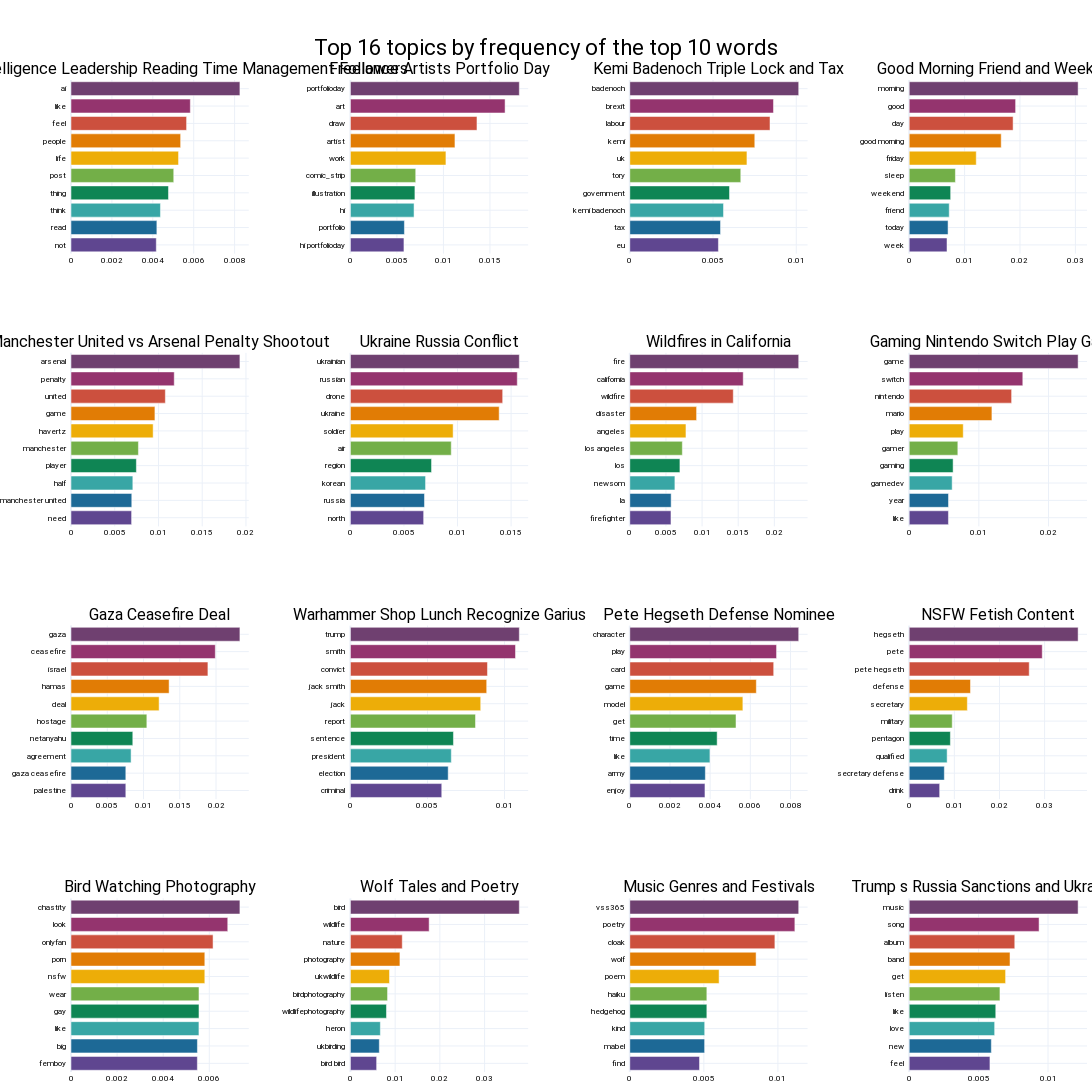

Notebook cell for this chart:
### Code cell
import plotly.express as px

top_n_topics = 16
n_words = 10

fig_barchart = topic_model.visualize_barchart(
    top_n_topics = top_n_topics, 
    n_words = n_words,           
    custom_labels=True,          
    title=f"Top {top_n_topics} topics by frequency of the top {n_words} words",
    width=300,
    height=300,
)

fig_barchart.update_layout(
    margin=dict(l=0, r=0, t=80, b=20),
    font=dict(
        family="Roboto",
        size=8,
        color="#000000"
    ),
    
)

color_sequence = px.colors.qualitative.Prism
fig_barchart.update_traces(marker_color=color_sequence)

fig_barchart.show()

### Figure 1 — Plotly figure (JSON) as saved in the notebook; plotly's stock layout.template omitted (floating-point values rounded to 4 significant figures)
{"data": [{"marker": {"color": ["rgb(95, 70, 144)", "rgb(29, 105, 150)", "rgb(56, 166, 165)", "rgb(15, 133, 84)", "rgb(115, 175, 72)", "rgb(237, 173, 8)", "rgb(225, 124, 5)", "rgb(204, 80, 62)", "rgb(148, 52, 110)", "rgb(111, 64, 112)", "rgb(102, 102, 102)"]}, "orientation": "h", "type": "bar", "x": [0.00417, 0.004198, 0.004374, 0.004766, 0.005023, 0.005258, 0.00536, 0.005651, 0.005834, 0.008259], "xaxis": "x", "y": ["not  ", "read  ", "think  ", "thing  ", "post  ", "life  ", "people  ", "feel  ", "like  ", "ai  "], "yaxis": "y"}, {"marker": {"color": ["rgb(95, 70, 144)", "rgb(29, 105, 150)", "rgb(56, 166, 165)", "rgb(15, 133, 84)", "rgb(115, 175, 72)", "rgb(237, 173, 8)", "rgb(225, 124, 5)", "rgb(204, 80, 62)", "rgb(148, 52, 110)", "rgb(111, 64, 112)", "rgb(102, 102, 102)"]}, "orientation": "h", "type": "bar", "x": [0.005755, 0.005806, 0.006842, 0.006935, 0.007021, 0.01027, 0.01124, 0.01361, 0.01663, 0.01816], "xaxis": "x2", "y": ["hi portfolioday  ", "portfolio  ", "hi  ", "illustration  ", "comic_strip  ", "work  ", "artist  ", "draw  ", "art  ", "portfolioday  "], "yaxis": "y2"}, {"marker": {"color": ["rgb(95, 70, 144)", "rgb(29, 105, 150)", "rgb(56, 166, 165)", "rgb(15, 133, 84)", "rgb(115, 175, 72)", "rgb(237, 173, 8)", "rgb(225, 124, 5)", "rgb(204, 80, 62)", "rgb(148, 52, 110)", "rgb(111, 64, 112)", "rgb(102, 102, 102)"]}, "orientation": "h", "type": "bar", "x": [0.005323, 0.005451, 0.00563, 0.00599, 0.006667, 0.007037, 0.007509, 0.008423, 0.008631, 0.01015], "xaxis": "x3", "y": ["eu  ", "tax  ", "kemi badenoch  ", "government  ", "tory  ", "uk  ", "kemi  ", "labour  ", "brexit  ", "badenoch  "], "yaxis": "y3"}, {"marker": {"color": ["rgb(95, 70, 144)", "rgb(29, 105, 150)", "rgb(56, 166, 165)", "rgb(15, 133, 84)", "rgb(115, 175, 72)", "rgb(237, 173, 8)", "rgb(225, 124, 5)", "rgb(204, 80, 62)", "rgb(148, 52, 110)", "rgb(111, 64, 112)", "rgb(102, 102, 102)"]}, "orientation": "h", "type": "bar", "x": [0.006823, 0.007016, 0.007226, 0.007484, 0.008341, 0.01211, 0.01661, 0.01876, 0.01921, 0.03049], "xaxis": "x4", "y": ["week  ", "today  ", "friend  ", "weekend  ", "sleep  ", "friday  ", "good morning  ", "day  ", "good  ", "morning  "], "yaxis": "y4"}, {"marker": {"color": ["rgb(95, 70, 144)", "rgb(29, 105, 150)", "rgb(56, 166, 165)", "rgb(15, 133, 84)", "rgb(115, 175, 72)", "rgb(237, 173, 8)", "rgb(225, 124, 5)", "rgb(204, 80, 62)", "rgb(148, 52, 110)", "rgb(111, 64, 112)", "rgb(102, 102, 102)"]}, "orientation": "h", "type": "bar", "x": [0.006928, 0.006949, 0.007069, 0.007475, 0.007707, 0.009392, 0.009594, 0.01079, 0.0118, 0.01931], "xaxis": "x5", "y": ["need  ", "manchester united  ", "half  ", "player  ", "manchester  ", "havertz  ", "game  ", "united  ", "penalty  ", "arsenal  "], "yaxis": "y5"}, {"marker": {"color": ["rgb(95, 70, 144)", "rgb(29, 105, 150)", "rgb(56, 166, 165)", "rgb(15, 133, 84)", "rgb(115, 175, 72)", "rgb(237, 173, 8)", "rgb(225, 124, 5)", "rgb(204, 80, 62)", "rgb(148, 52, 110)", "rgb(111, 64, 112)", "rgb(102, 102, 102)"]}, "orientation": "h", "type": "bar", "x": [0.006838, 0.006915, 0.007016, 0.007574, 0.009416, 0.00959, 0.01389, 0.01422, 0.01558, 0.01577], "xaxis": "x6", "y": ["north  ", "russia  ", "korean  ", "region  ", "air  ", "soldier  ", "ukraine  ", "drone  ", "russian  ", "ukrainian  "], "yaxis": "y6"}, {"marker": {"color": ["rgb(95, 70, 144)", "rgb(29, 105, 150)", "rgb(56, 166, 165)", "rgb(15, 133, 84)", "rgb(115, 175, 72)", "rgb(237, 173, 8)", "rgb(225, 124, 5)", "rgb(204, 80, 62)", "rgb(148, 52, 110)", "rgb(111, 64, 112)", "rgb(102, 102, 102)"]}, "orientation": "h", "type": "bar", "x": [0.005697, 0.005721, 0.00624, 0.006935, 0.00727, 0.007771, 0.009242, 0.01432, 0.01569, 0.02337], "xaxis": "x7", "y": ["firefighter  ", "la  ", "newsom  ", "los  ", "los angeles  ", "angeles  ", "disaster  ", "wildfire  ", "california  ", "fire  "], "yaxis": "y7"}, {"marker": {"color": ["rgb(95, 70, 144)", "rgb(29, 105, 150)", "rgb(56, 166, 165)", "rgb(15, 133, 84)", "rgb(115, 175, 72)", "rgb(237, 173, 8)", "rgb(225, 124, 5)", "rgb(204, 80, 62)", "rgb(148, 52, 110)", "rgb(111, 64, 112)", "rgb(102, 102, 102)"]}, "orientation": "h", "type": "bar", "x": [0.005632, 0.005641, 0.006166, 0.006305, 0.00698, 0.007757, 0.01187, 0.0147, 0.01631, 0.02425], "xaxis": "x8", "y": ["like  ", "year  ", "gamedev  ", "gaming  ", "gamer  ", "play  ", "mario  ", "nintendo  ", "switch  ", "game  "], "yaxis": "y8"}, {"marker": {"color": ["rgb(95, 70, 144)", "rgb(29, 105, 150)", "rgb(56, 166, 165)", "rgb(15, 133, 84)", "rgb(115, 175, 72)", "rgb(237, 173, 8)", "rgb(225, 124, 5)", "rgb(204, 80, 62)", "rgb(148, 52, 110)", "rgb(111, 64, 112)", "rgb(102, 102, 102)"]}, "orientation": "h", "type": "bar", "x": [0.007561, 0.007561, 0.008288, 0.008522, 0.01046, 0.01215, 0.01353, 0.01888, 0.0199, 0.0233], "xaxis": "x9", "y": ["palestine  ", "gaza ceasefire  ", "agreement  ", "netanyahu  ", "hostage  ", "deal  ", "hamas  ", "israel  ", "ceasefire  ", "gaza  "], "yaxis": "y9"}, {"marker": {"color": ["rgb(95, 70, 144)", "rgb(29, 105, 150)", "rgb(56, 166, 165)", "rgb(15, 133, 84)", "rgb(115, 175, 72)", "rgb(237, 173, 8)", "rgb(225, 124, 5)", "rgb(204, 80, 62)", "rgb(148, 52, 110)", "rgb(111, 64, 112)", "rgb(102, 102, 102)"]}, "orientation": "h", "type": "bar", "x": [0.005927, 0.006345, 0.006547, 0.006686, 0.008116, 0.008455, 0.008844, 0.008893, 0.01071, 0.01096], "xaxis": "x10", "y": ["criminal  ", "election  ", "president  ", "sentence  ", "report  ", "jack  ", "jack smith  ", "convict  ", "smith  ", "trump  "], "yaxis": "y10"}, {"marker": {"color": ["rgb(95, 70, 144)", "rgb(29, 105, 150)", "rgb(56, 166, 165)", "rgb(15, 133, 84)", "rgb(115, 175, 72)", "rgb(237, 173, 8)", "rgb(225, 124, 5)", "rgb(204, 80, 62)", "rgb(148, 52, 110)", "rgb(111, 64, 112)", "rgb(102, 102, 102)"]}, "orientation": "h", "type": "bar", "x": [0.003741, 0.00376, 0.003989, 0.004348, 0.005287, 0.005628, 0.006298, 0.007162, 0.007305, 0.008408], "xaxis": "x11", "y": ["enjoy  ", "army  ", "like  ", "time  ", "get  ", "model  ", "game  ", "card  ", "play  ", "character  "], "yaxis": "y11"}, {"marker": {"color": ["rgb(95, 70, 144)", "rgb(29, 105, 150)", "rgb(56, 166, 165)", "rgb(15, 133, 84)", "rgb(115, 175, 72)", "rgb(237, 173, 8)", "rgb(225, 124, 5)", "rgb(204, 80, 62)", "rgb(148, 52, 110)", "rgb(111, 64, 112)", "rgb(102, 102, 102)"]}, "orientation": "h", "type": "bar", "x": [0.006748, 0.007783, 0.008403, 0.009123, 0.009534, 0.01288, 0.01357, 0.02659, 0.02948, 0.03742], "xaxis": "x12", "y": ["drink  ", "secretary defense  ", "qualified  ", "pentagon  ", "military  ", "secretary  ", "defense  ", "pete hegseth  ", "pete  ", "hegseth  "], "yaxis": "y12"}, {"marker": {"color": ["rgb(95, 70, 144)", "rgb(29, 105, 150)", "rgb(56, 166, 165)", "rgb(15, 133, 84)", "rgb(115, 175, 72)", "rgb(237, 173, 8)", "rgb(225, 124, 5)", "rgb(204, 80, 62)", "rgb(148, 52, 110)", "rgb(111, 64, 112)", "rgb(102, 102, 102)"]}, "orientation": "h", "type": "bar", "x": [0.005482, 0.005485, 0.005551, 0.005553, 0.005553, 0.005807, 0.005807, 0.006164, 0.006801, 0.007329], "xaxis": "x13", "y": ["femboy  ", "big  ", "like  ", "gay  ", "wear  ", "nsfw  ", "porn  ", "onlyfan  ", "look  ", "chastity  "], "yaxis": "y13"}, {"marker": {"color": ["rgb(95, 70, 144)", "rgb(29, 105, 150)", "rgb(56, 166, 165)", "rgb(15, 133, 84)", "rgb(115, 175, 72)", "rgb(237, 173, 8)", "rgb(225, 124, 5)", "rgb(204, 80, 62)", "rgb(148, 52, 110)", "rgb(111, 64, 112)", "rgb(102, 102, 102)"]}, "orientation": "h", "type": "bar", "x": [0.005864, 0.00646, 0.006696, 0.008063, 0.008306, 0.008735, 0.01107, 0.01159, 0.0176, 0.03776], "xaxis": "x14", "y": ["bird bird  ", "ukbirding  ", "heron  ", "wildlifephotography  ", "birdphotography  ", "ukwildlife  ", "photography  ", "nature  ", "wildlife  ", "bird  "], "yaxis": "y14"}, {"marker": {"color": ["rgb(95, 70, 144)", "rgb(29, 105, 150)", "rgb(56, 166, 165)", "rgb(15, 133, 84)", "rgb(115, 175, 72)", "rgb(237, 173, 8)", "rgb(225, 124, 5)", "rgb(204, 80, 62)", "rgb(148, 52, 110)", "rgb(111, 64, 112)", "rgb(102, 102, 102)"]}, "orientation": "h", "type": "bar", "x": [0.004705, 0.00505, 0.005055, 0.005202, 0.005202, 0.006028, 0.008526, 0.009795, 0.01114, 0.0114], "xaxis": "x15", "y": ["find  ", "mabel  ", "kind  ", "hedgehog  ", "haiku  ", "poem  ", "wolf  ", "cloak  ", "poetry  ", "vss365  "], "yaxis": "y15"}, {"marker": {"color": ["rgb(95, 70, 144)", "rgb(29, 105, 150)", "rgb(56, 166, 165)", "rgb(15, 133, 84)", "rgb(115, 175, 72)", "rgb(237, 173, 8)", "rgb(225, 124, 5)", "rgb(204, 80, 62)", "rgb(148, 52, 110)", "rgb(111, 64, 112)", "rgb(102, 102, 102)"]}, "orientation": "h", "type": "bar", "x": [0.005817, 0.005918, 0.006156, 0.006236, 0.006538, 0.006945, 0.007263, 0.007606, 0.009357, 0.01217], "xaxis": "x16", "y": ["feel  ", "new  ", "love  ", "like  ", "listen  ", "get  ", "band  ", "album  ", "song  ", "music  "], "yaxis": "y16"}], "layout": {"annotations": [{"font": {"size": 16}, "showarrow": false, "text": "Artificial Intelligence Leadership Reading Time Management Followers", "x": 0.0875, "xanchor": "center", "xref": "paper", "y": 1, "yanchor": "bottom", "yref": "paper"}, {"font": {"size": 16}, "showarrow": false, "text": "Freelance Artists Portfolio Day", "x": 0.3625, "xanchor": "center", "xref": "paper", "y": 1, "yanchor": "bottom", "yref": "paper"}, {"font": {"size": 16}, "showarrow": false, "text": "Kemi Badenoch Triple Lock and Tax", "x": 0.6375, "xanchor": "center", "xref": "paper", "y": 1, "yanchor": "bottom", "yref": "paper"}, {"font": {"size": 16}, "showarrow": false, "text": "Good Morning Friend and Weekend", "x": 0.9125, "xanchor": "center", "xref": "paper", "y": 1, "yanchor": "bottom", "yref": "paper"}, {"font": {"size": 16}, "showarrow": false, "text": "Manchester United vs Arsenal Penalty Shootout", "x": 0.0875, "xanchor": "center", "xref": "paper", "y": 0.725, "yanchor": "bottom", "yref": "paper"}, {"font": {"size": 16}, "showarrow": false, "text": "Ukraine Russia Conflict", "x": 0.3625, "xanchor": "center", "xref": "paper", "y": 0.725, "yanchor": "bottom", "yref": "paper"}, {"font": {"size": 16}, "showarrow": false, "text": "Wildfires in California", "x": 0.6375, "xanchor": "center", "xref": "paper", "y": 0.725, "yanchor": "bottom", "yref": "paper"}, {"font": {"size": 16}, "showarrow": false, "text": "Gaming Nintendo Switch Play Gamer", "x": 0.9125, "xanchor": "center", "xref": "paper", "y": 0.725, "yanchor": "bottom", "yref": "paper"}, {"font": {"size": 16}, "showarrow": false, "text": "Gaza Ceasefire Deal", "x": 0.0875, "xanchor": "center", "xref": "paper", "y": 0.45, "yanchor": "bottom", "yref": "paper"}, {"font": {"size": 16}, "showarrow": false, "text": "Warhammer Shop Lunch Recognize Garius", "x": 0.3625, "xanchor": "center", "xref": "paper", "y": 0.45, "yanchor": "bottom", "yref": "paper"}, {"font": {"size": 16}, "showarrow": false, "text": "Pete Hegseth Defense Nominee", "x": 0.6375, "xanchor": "center", "xref": "paper", "y": 0.45, "yanchor": "bottom", "yref": "paper"}, {"font": {"size": 16}, "showarrow": false, "text": "NSFW Fetish Content", "x": 0.9125, "xanchor": "center", "xref": "paper", "y": 0.45, "yanchor": "bottom", "yref": "paper"}, {"font": {"size": 16}, "showarrow": false, "text": "Bird Watching Photography", "x": 0.0875, "xanchor": "center", "xref": "paper", "y": 0.175, "yanchor": "bottom", "yref": "paper"}, {"font": {"size": 16}, "showarrow": false, "text": "Wolf Tales and Poetry", "x": 0.3625, "xanchor": "center", "xref": "paper", "y": 0.175, "yanchor": "bottom", "yref": "paper"}, {"font": {"size": 16}, "showarrow": false, "text": "Music Genres and Festivals", "x": 0.6375, "xanchor": "center", "xref": "paper", "y": 0.175, "yanchor": "bottom", "yref": "paper"}, {"font": {"size": 16}, "showarrow": false, "text": "Trump s Russia Sanctions and Ukraine War", "x": 0.9125, "xanchor": "center", "xref": "paper", "y": 0.175, "yanchor": "bottom", "yref": "paper"}], "font": {"color": "#000000", "family": "Roboto", "size": 8}, "height": 1200, "hoverlabel": {"bgcolor": "white", "font": {"family": "Rockwell", "size": 16}}, "margin": {"b": 20, "l": 0, "r": 0, "t": 80}, "showlegend": false, "title": {"font": {"color": "Black", "size": 22}, "text": "Top 16 topics by frequency of the top 10 words", "x": 0.5, "xanchor": "center", "yanchor": "top"}, "width": 1200, "xaxis": {"anchor": "y", "domain": [0, 0.175], "showgrid": true}, "xaxis10": {"anchor": "y10", "domain": [0.275, 0.45], "showgrid": true}, "xaxis11": {"anchor": "y11", "domain": [0.55, 0.725], "showgrid": true}, "xaxis12": {"anchor": "y12", "domain": [0.825, 1], "showgrid": true}, "xaxis13": {"anchor": "y13", "domain": [0, 0.175], "showgrid": true}, "xaxis14": {"anchor": "y14", "domain": [0.275, 0.45], "showgrid": true}, "xaxis15": {"anchor": "y15", "domain": [0.55, 0.725], "showgrid": true}, "xaxis16": {"anchor": "y16", "domain": [0.825, 1], "showgrid": true}, "xaxis2": {"anchor": "y2", "domain": [0.275, 0.45], "showgrid": true}, "xaxis3": {"anchor": "y3", "domain": [0.55, 0.725], "showgrid": true}, "xaxis4": {"anchor": "y4", "domain": [0.825, 1], "showgrid": true}, "xaxis5": {"anchor": "y5", "domain": [0, 0.175], "showgrid": true}, "xaxis6": {"anchor": "y6", "domain": [0.275, 0.45], "showgrid": true}, "xaxis7": {"anchor": "y7", "domain": [0.55, 0.725], "showgrid": true}, "xaxis8": {"anchor": "y8", "domain": [0.825, 1], "showgrid": true}, "xaxis9": {"anchor": "y9", "domain": [0, 0.175], "showgrid": true}, "yaxis": {"anchor": "x", "domain": [0.825, 1], "showgrid": true}, "yaxis10": {"anchor": "x10", "domain": [0.275, 0.45], "showgrid": true}, "yaxis11": {"anchor": "x11", "domain": [0.275, 0.45], "showgrid": true}, "yaxis12": {"anchor": "x12", "domain": [0.275, 0.45], "showgrid": true}, "yaxis13": {"anchor": "x13", "domain": [0, 0.175], "showgrid": true}, "yaxis14": {"anchor": "x14", "domain": [0, 0.175], "showgrid": true}, "yaxis15": {"anchor": "x15", "domain": [0, 0.175], "showgrid": true}, "yaxis16": {"anchor": "x16", "domain": [0, 0.175], "showgrid": true}, "yaxis2": {"anchor": "x2", "domain": [0.825, 1], "showgrid": true}, "yaxis3": {"anchor": "x3", "domain": [0.825, 1], "showgrid": true}, "yaxis4": {"anchor": "x4", "domain": [0.825, 1], "showgrid": true}, "yaxis5": {"anchor": "x5", "domain": [0.55, 0.725], "showgrid": true}, "yaxis6": {"anchor": "x6", "domain": [0.55, 0.725], "showgrid": true}, "yaxis7": {"anchor": "x7", "domain": [0.55, 0.725], "showgrid": true}, "yaxis8": {"anchor": "x8", "domain": [0.55, 0.725], "showgrid": true}, "yaxis9": {"anchor": "x9", "domain": [0.275, 0.45], "showgrid": true}}}
